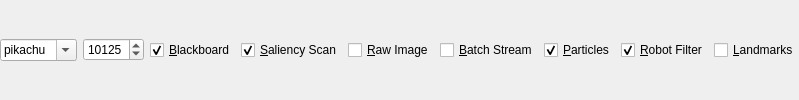
<?xml version="1.0" encoding="UTF-8"?>
<ui version="4.0">
 <class>ConnectionBar</class>
 <widget class="QDockWidget" name="ConnectionBar">
  <property name="allowedAreas">
   <set>Qt::BottomDockWidgetArea|Qt::TopDockWidgetArea</set>
  </property>
  <property name="windowTitle">
   <string>Connect to ...</string>
  </property>
  <widget class="QWidget" name="connectionBarContents">
   <layout class="QHBoxLayout" name="horizontalLayout">
    <property name="margin">
     <number>0</number>
    </property>
    <item>
     <widget class="QComboBox" name="cbHost">
      <property name="toolTip">
       <string>Hostname or IP to connect to</string>
      </property>
      <property name="editable">
       <bool>true</bool>
      </property>
      <item>
       <property name="text">
        <string>pikachu</string>
       </property>
      </item>
      <item>
       <property name="text">
        <string>ditto</string>
       </property>
      </item>
      <item>
       <property name="text">
        <string>eevee</string>
       </property>
      </item>
      <item>
       <property name="text">
        <string>rapidash</string>
       </property>
      </item>
      <item>
       <property name="text">
        <string>abra</string>
       </property>
      </item>
      <item>
       <property name="text">
        <string>mew</string>
       </property>
      </item>
      <item>
       <property name="text">
        <string>apollo</string>
       </property>
      </item>
      <item>
       <property name="text">
        <string>athena</string>
       </property>
      </item>
      <item>
       <property name="text">
        <string>r2d2</string>
       </property>
      </item>
      <item>
       <property name="text">
        <string>han</string>
       </property>
      </item>
      <item>
       <property name="text">
        <string>rey</string>
       </property>
      </item>
      <item>
       <property name="text">
        <string>yoda</string>
       </property>
      </item>
      <item>
       <property name="text">
        <string>bb8</string>
       </property>
      </item>
      <item>
       <property name="text">
        <string>chewie</string>
       </property>
      </item>
      <item>
       <property name="text">
        <string>tyr</string>
       </property>
      </item>
      <item>
       <property name="text">
        <string>freya</string>
       </property>
      </item>
      <item>
       <property name="text">
        <string>loki</string>
       </property>
      </item>
      <item>
       <property name="text">
        <string>odin</string>
       </property>
      </item>
      <item>
       <property name="text">
        <string>thor</string>
       </property>
      </item>
      <item>
       <property name="text">
        <string>yoshi</string>
       </property>
      </item>
      <item>
       <property name="text">
        <string>toad</string>
       </property>
      </item>
      <item>
       <property name="text">
        <string>mario</string>
       </property>
      </item>
      <item>
       <property name="text">
        <string>starbuck</string>
       </property>
      </item>
      <item>
       <property name="text">
        <string>helo</string>
       </property>
      </item>
     </widget>
    </item>
    <item>
     <widget class="QSpinBox" name="sbPort">
       <property name="minimum">
         <number>0</number>
       </property>
       <property name="maximum">
         <number>65535</number>
       </property>
       <property name="value">
         <number>10125</number>
       </property>
     </widget>
    </item>
    <item>
     <widget class="QCheckBox" name="cbBlackboard">
      <property name="toolTip">
       <string>Blackboard</string>
      </property>
      <property name="text">
       <string>&amp;Blackboard</string>
      </property>
      <property name="shortcut">
       <string>Alt+B</string>
      </property>
      <property name="checked">
       <bool>true</bool>
      </property>
      <attribute name="buttonGroup">
       <string>bgMasks</string>
      </attribute>
     </widget>
    </item>
    <item>
     <widget class="QCheckBox" name="cbSaliency">
      <property name="toolTip">
       <string>Saliency Scan</string>
      </property>
      <property name="text">
       <string>&amp;Saliency Scan</string>
      </property>
      <property name="shortcut">
       <string>Alt+S</string>
      </property>
      <property name="checked">
       <bool>true</bool>
      </property>
      <attribute name="buttonGroup">
       <string>bgMasks</string>
      </attribute>
     </widget>
    </item>
    <item>
     <widget class="QCheckBox" name="cbRaw">
      <property name="toolTip">
       <string>Raw Image</string>
      </property>
      <property name="text">
       <string>&amp;Raw Image</string>
      </property>
      <property name="shortcut">
       <string>Alt+R</string>
      </property>
      <attribute name="buttonGroup">
       <string>bgMasks</string>
      </attribute>
     </widget>
    </item>
    <item>
     <widget class="QCheckBox" name="cbBatch">
      <property name="toolTip">
       <string>Batch Stream</string>
      </property>
      <property name="text">
       <string>&amp;Batch Stream</string>
      </property>
      <property name="shortcut">
       <string>Alt+A</string>
      </property>
      <attribute name="buttonGroup">
       <string>bgMasks</string>
      </attribute>
     </widget>
    </item>
    <item>
     <widget class="QCheckBox" name="cbParticles">
      <property name="text">
       <string>&amp;Particles</string>
      </property>
      <property name="shortcut">
       <string>Alt+P</string>
      </property>
      <property name="checked">
         <bool>true</bool>
      </property>
      <attribute name="buttonGroup">
       <string>bgMasks</string>
      </attribute>
     </widget>
    </item>
    <item>
     <widget class="QCheckBox" name="cbRobotFilter">
        <property name="text">
           <string>&amp;Robot Filter</string>
        </property>
        <property name="shortcut">
           <string>Alt+F</string>
        </property>
        <property name="checked">
           <bool>true</bool>
        </property>
        <attribute name="buttonGroup">
           <string>bgMasks</string>
        </attribute>
     </widget>
    </item>
    <item>
     <widget class="QCheckBox" name="cbLandmarks">
        <property name="text">
           <string>&amp;Landmarks</string>
        </property>
        <property name="shortcut">
           <string>Alt+F</string>
        </property>
        <attribute name="buttonGroup">
           <string>bgMasks</string>
        </attribute>
     </widget>
    </item>
   </layout>
  </widget>
 </widget>
 <resources/>
 <connections/>
 <buttongroups>
  <buttongroup name="bgMasks">
   <property name="exclusive">
    <bool>false</bool>
   </property>
  </buttongroup>
 </buttongroups>
</ui>
